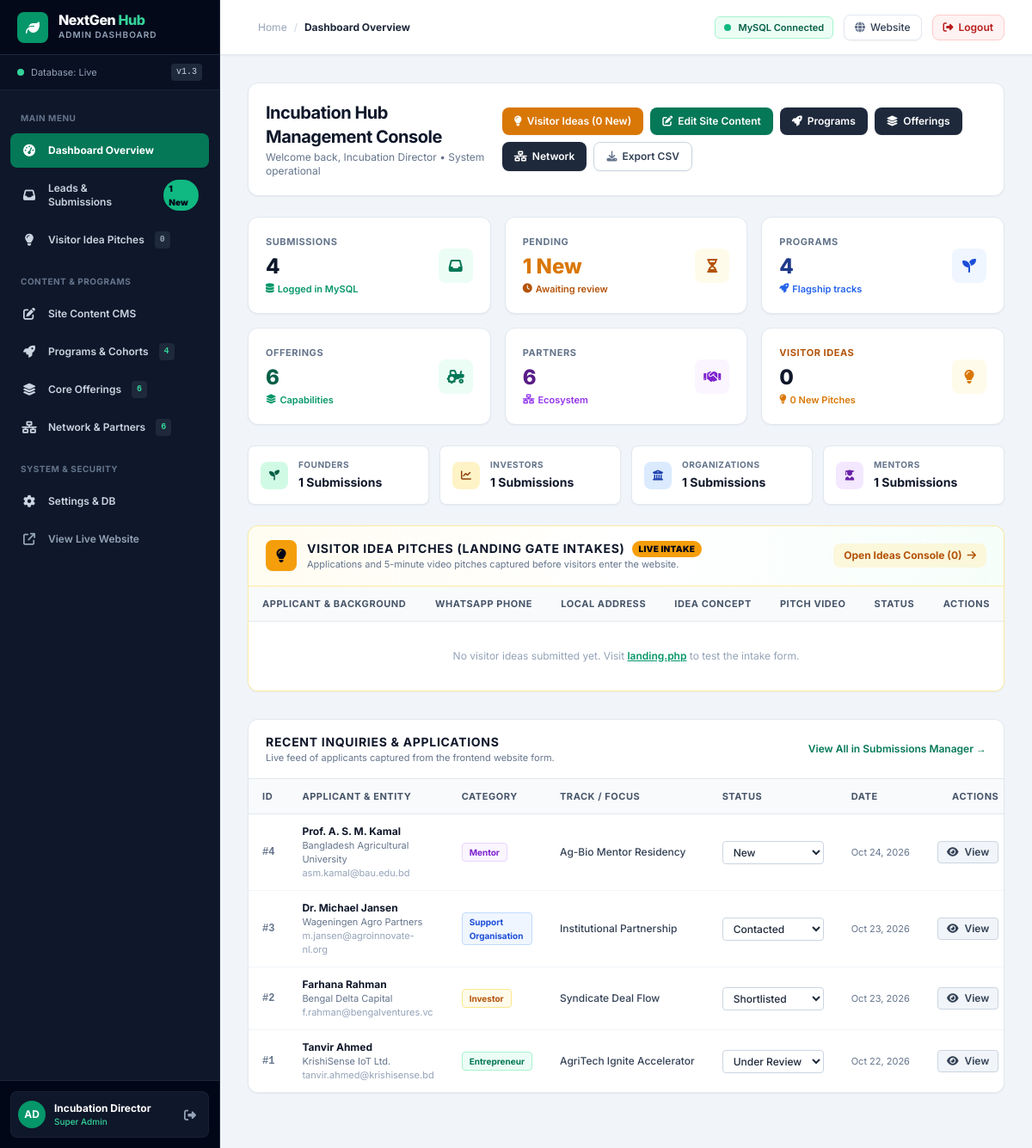
/admin/index.php (signed in), run on the app's committed database.
### tables this page shows
CREATE TABLE IF NOT EXISTS `hub_submissions` (
    `id` INT UNSIGNED AUTO_INCREMENT PRIMARY KEY,
    `full_name` VARCHAR(150) NOT NULL,
    `email` VARCHAR(150) NOT NULL,
    `phone` VARCHAR(50) DEFAULT NULL,
    `organization` VARCHAR(150) DEFAULT NULL,
    `category` ENUM('Entrepreneur', 'Investor', 'Support Organisation', 'Mentor') NOT NULL,
    `sub_interest` VARCHAR(100) DEFAULT NULL,
    `pitch_url` VARCHAR(255) DEFAULT NULL,
    `message` TEXT NOT NULL,
    `admin_notes` TEXT DEFAULT NULL,
    `ip_address` VARCHAR(45) DEFAULT NULL,
    `status` ENUM('New', 'Under Review', 'Shortlisted', 'Contacted', 'Archived') DEFAULT 'New',
    `created_at` TIMESTAMP DEFAULT CURRENT_TIMESTAMP,
    `updated_at` TIMESTAMP DEFAULT CURRENT_TIMESTAMP ON UPDATE CURRENT_TIMESTAMP,
    INDEX `idx_category` (`category`),
    INDEX `idx_created_at` (`created_at`),
    INDEX `idx_status` (`status`)
);

### admin/index.php (the view, shortened to what the rows shown need)
<?php
require_once __DIR__ . '/auth.php';
$recentSubmissions = getHubSubmissions(15);
?>
<div class="mb-6 flex flex-col sm:flex-row sm:items-center justify-between gap-4 bg-white p-5 rounded-xl border border-slate-200 shadow-sm">
    <div>
        <h1 class="text-xl font-bold text-slate-900 tracking-tight">Incubation Hub Management Console</h1>
    </div>
</div>
<div class="bg-white rounded-xl border border-amber-200/80 shadow-sm overflow-hidden mb-8">
    <div class="px-5 py-4 bg-gradient-to-r from-amber-50/70 via-white to-emerald-50/50 border-b border-amber-200/80 flex flex-col sm:flex-row sm:items-center justify-between gap-2">
        <div class="flex items-center space-x-3">
            <div>
                <div class="flex items-center space-x-2">
                    <h2 class="text-sm font-bold text-slate-900 uppercase tracking-wider">Visitor Idea Pitches (Landing Gate Intakes)</h2>
                </div>
            </div>
        </div>
    </div>
    <div class="overflow-x-auto">
        <table class="w-full text-left text-xs border-collapse">
            <thead class="bg-slate-50 text-slate-600 uppercase font-bold text-[11px] tracking-wider border-b border-slate-200">
                <tr>
                    <th class="px-4 py-3">Applicant & Background</th>
                    <th class="px-4 py-3">WhatsApp Phone</th>
                    <th class="px-4 py-3">Local Address</th>
                    <th class="px-4 py-3">Idea Concept</th>
                    <th class="px-4 py-3">Pitch Video</th>
                    <th class="px-4 py-3">Status</th>
                    <th class="px-4 py-3 text-right">Actions</th>
                </tr>
            </thead>
        </table>
    </div>
</div>
<div class="bg-white rounded-xl border border-slate-200 shadow-sm overflow-hidden mb-8">
    <div class="px-5 py-4 border-b border-slate-200 flex flex-col sm:flex-row sm:items-center justify-between gap-2">
        <div>
            <h2 class="text-sm font-bold text-slate-900 uppercase tracking-wider">Recent Inquiries & Applications</h2>
        </div>
    </div>
    <div class="overflow-x-auto">
        <table class="w-full text-left text-xs border-collapse">
            <thead class="bg-slate-50 text-slate-600 uppercase font-bold text-[11px] tracking-wider border-b border-slate-200">
                <tr>
                    <th class="px-4 py-3">ID</th>
                    <th class="px-4 py-3">Applicant & Entity</th>
                    <th class="px-4 py-3">Category</th>
                    <th class="px-4 py-3">Track / Focus</th>
                    <th class="px-4 py-3">Status</th>
                    <th class="px-4 py-3">Date</th>
                    <th class="px-4 py-3 text-right">Actions</th>
                </tr>
            </thead>
            <tbody class="divide-y divide-slate-100 bg-white">
                <?php if (empty($recentSubmissions)): ?>
                    <tr>
                        <td colspan="7" class="px-4 py-8 text-center text-slate-400">
                            No submissions recorded in database.
                        </td>
                    </tr>
                <?php else: ?>
                    <?php foreach ($recentSubmissions as $row):
                        $badgeColor = match ($row['category']) {
                            'Entrepreneur' => 'bg-emerald-50 text-emerald-700 border-emerald-200',
                            'Investor' => 'bg-amber-50 text-amber-700 border-amber-200',
                            'Support Organisation' => 'bg-blue-50 text-blue-700 border-blue-200',
                            'Mentor' => 'bg-purple-50 text-purple-700 border-purple-200',
                            default => 'bg-slate-50 text-slate-700 border-slate-200',
                        };
                    ?>
                        <tr class="hover:bg-slate-50 transition">
                            <td class="px-4 py-3 font-mono font-semibold text-slate-500">
                                #<?= htmlspecialchars($row['id']) ?>
                            </td>
                            <td class="px-4 py-3">
                                <span class="font-bold text-slate-900 block"><?= htmlspecialchars($row['full_name']) ?></span>
                                <span class="text-[11px] text-slate-500"><?= htmlspecialchars($row['organization'] ?: 'Independent') ?></span>
                                <span class="text-[11px] text-slate-400 block"><?= htmlspecialchars($row['email']) ?></span>
                            </td>
                            <td class="px-4 py-3">
                                <span class="inline-flex items-center px-2 py-0.5 rounded text-[10px] font-bold border <?= $badgeColor ?>">
                                    <?= htmlspecialchars($row['category']) ?>
                                </span>
                            </td>
                            <td class="px-4 py-3 text-slate-700 font-medium max-w-xs truncate" title="<?= htmlspecialchars($row['sub_interest']) ?>">
                                <?= htmlspecialchars($row['sub_interest'] ?: 'General Program') ?>
                            </td>
                            <td class="px-4 py-3">
                                <form method="POST" action="index.php" class="inline">
                                    <select name="status" onchange="this.form.submit()" class="px-2 py-1 rounded border text-xs font-medium bg-white text-slate-800 border-slate-300 focus:outline-none focus:border-emerald-600">
                                        <option value="New" <?= $row['status'] === 'New' ? 'selected' : '' ?>>New</option>
                                        <option value="Under Review" <?= $row['status'] === 'Under Review' ? 'selected' : '' ?>>Under Review</option>
                                        <option value="Shortlisted" <?= $row['status'] === 'Shortlisted' ? 'selected' : '' ?>>Shortlisted</option>
                                        <option value="Contacted" <?= $row['status'] === 'Contacted' ? 'selected' : '' ?>>Contacted</option>
                                    </select>
                                </form>
                            </td>
                            <td class="px-4 py-3 text-[11px] text-slate-500 whitespace-nowrap">
                                <?= date('M d, Y', strtotime($row['created_at'])) ?>
                            </td>
                            <td class="px-4 py-3 text-right whitespace-nowrap">
                                <button type="button"
                                    class="view-lead-btn px-2.5 py-1 rounded bg-slate-100 hover:bg-slate-200 text-slate-700 font-semibold text-xs border border-slate-300 transition"
                                    data-id="<?= htmlspecialchars($row['id']) ?>"
                                    data-name="<?= htmlspecialchars($row['full_name']) ?>"
                                    data-email="<?= htmlspecialchars($row['email']) ?>"
                                    data-phone="<?= htmlspecialchars($row['phone'] ?? '') ?>"
                                    data-org="<?= htmlspecialchars($row['organization'] ?? '') ?>"
                                    data-category="<?= htmlspecialchars($row['category']) ?>"
                                    data-track="<?= htmlspecialchars($row['sub_interest'] ?? '') ?>"
                                    data-pitch="<?= htmlspecialchars($row['pitch_url'] ?? '') ?>"
                                    data-status="<?= htmlspecialchars($row['status']) ?>"
                                    data-notes="<?= htmlspecialchars($row['admin_notes'] ?? '') ?>"
                                    data-date="<?= date('M d, Y H:i', strtotime($row['created_at'])) ?>"
                                    data-message="<?= htmlspecialchars($row['message']) ?>">
                                    <i class="fa-solid fa-eye mr-1"></i> View
                                </button>
                            </td>
                        </tr>
                    <?php endforeach; ?>
                <?php endif; ?>
            </tbody>
        </table>
    </div>
</div>

### data on the page
hub_submissions: id "4", full_name "Prof. A. S. M. Kamal", organization "Bangladesh Agricultural University", email "asm.kamal@bau.edu.bd", category "Mentor", sub_interest "Ag-Bio Mentor Residency", status "New", created_at "Oct 24, 2026"
hub_submissions: id "3", full_name "Dr. Michael Jansen", organization "Wageningen Agro Partners", email "m.jansen@agroinnovate-nl.org", category "Support Organisation", sub_interest "Institutional Partnership", status "Contacted", created_at "Oct 23, 2026"
hub_submissions: id "2", full_name "Farhana Rahman", organization "Bengal Delta Capital", email "f.rahman@bengalventures.vc", category "Investor", sub_interest "Syndicate Deal Flow", status "Shortlisted", created_at "Oct 23, 2026"
hub_submissions: id "1", full_name "Tanvir Ahmed", organization "KrishiSense IoT Ltd.", email "tanvir.ahmed@krishisense.bd", category "Entrepreneur", sub_interest "AgriTech Ignite Accelerator", status "Under Review", created_at "Oct 22, 2026"

### other printed values
$stats['new'] "1"
$stats['total_ideas'] "0"
$stats['total_programs'] "4"
$stats['total_offerings'] "6"
$stats['total_partners'] "6"
substr($admin['username'], 0, 2) "AD"
$admin['full_name'] "Incubation Director"
$admin['role'] "Super Admin"
$breadcrumb "Dashboard Overview"
getCurrentAdmin()['full_name'] "Incubation Director"
$stats['new_ideas'] "0"
$stats['total'] "4"
$stats['entrepreneurs'] "1"
$stats['investors'] "1"
$stats['organisations'] "1"
